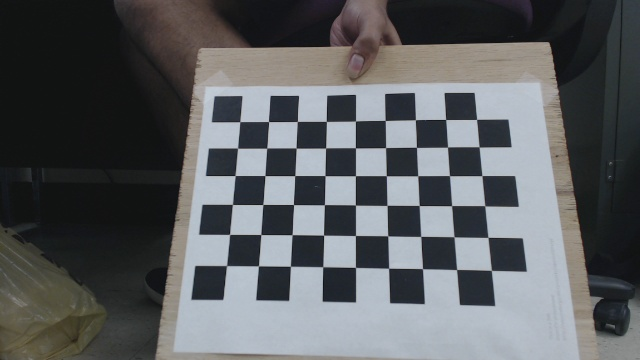
#> input picture left_imgs/left1.jpg, 640 x 360 px; its folder holds 4 pictures in this run
$ python stereoCalib.py
#> lines starting #> are read from the running program, lines starting #| are printed output that depends on the picture; after the words box and inside, x2 and y2 are one past the last pixel; in counts of white or black regions, pixels touching at a corner belong together; pictures that were not available may be replaced by others from this repository, and a replacement may not be noted
import numpy as np
import cv2 as cv
import os
import time

leftcam_filepath = os.path.join(os.getcwd(), "left_imgs")
rightcam_filepath = os.path.join(os.getcwd(), "right_imgs")
chessboardRow = 6
chessboardCol = 9
squareSize = 24.23  # unit:mm


'''1. Get the object points and image points'''
# Set virtual object point
objp = np.zeros((chessboardRow*chessboardCol, 3), np.float32)
objp[:, :2] = np.mgrid[0:chessboardRow, 0:chessboardCol].T.reshape(-1, 2)
objp = objp*squareSize

objpts = []
imgpts_leftcam = []
imgpts_rightcam = []

leftcam_img = os.listdir(leftcam_filepath)
leftcam_img.sort()
rightcam_img = os.listdir(rightcam_filepath)
rightcam_img.sort()

start_time = time.time()
count = 0
flag = cv.CALIB_CB_ADAPTIVE_THRESH + cv.CALIB_CB_NORMALIZE_IMAGE + cv.CALIB_CB_FAST_CHECK
criteria = (cv.TERM_CRITERIA_EPS + cv.TERM_CRITERIA_MAX_ITER, 30, 0.01)

print("Chessboard detection start.")
for imgname_l, imgname_r in zip(leftcam_img, rightcam_img):
     img_l = cv.imread(os.path.join(leftcam_filepath, imgname_l))
#> img_l is the input picture: shape (360, 640, 3); mean B, G, R 96, 93.7, 91.3
     gray_l = cv.cvtColor(img_l, cv.COLOR_BGR2GRAY)
     ret_l, corners_l = cv.findChessboardCorners(gray_l, (chessboardRow, chessboardCol), flag)
#> ret_l = True; corners_l = 54 rows, first 8: [226.6, 265.6], [229.6, 234.4], [232.4, 204.4], [235.1, 175.5], [237.5, 148.1], [239.8, 121.7], [258.4, 265.8], [260.8, 234.5]

     img_r = cv.imread(os.path.join(rightcam_filepath, imgname_r))
     gray_r = cv.cvtColor(img_r, cv.COLOR_BGR2GRAY)
     ret_r, corners_r = cv.findChessboardCorners(gray_r, (chessboardRow, chessboardCol), flag)
#> ret_r = True; corners_r has the same summary as corners_l

     if ret_l is True and ret_r is True:
         objpts.append(objp)
         corners_refined_l = cv.cornerSubPix(gray_l, corners_l, (11, 11), (-1, -1), criteria)
#> corners_refined_l = 54 rows, first 8: [226.5, 265.6], [229.6, 234.4], [232.4, 204.4], [235.1, 175.6], [237.6, 148.2], [239.8, 121.7], [258.5, 265.8], [260.8, 234.5]
         imgpts_leftcam.append(corners_refined_l)

         corners_refined_r = cv.cornerSubPix(gray_r, corners_r, (11, 11), (-1, -1), criteria)
#> corners_refined_r has the same summary as corners_refined_l
         imgpts_rightcam.append(corners_refined_r)

         count += 1

print (str(count) + " pairs successfully detected.")


'''2. Get single camera intrinsic matrix and distortion coefficients'''
criteria = (cv.TERM_CRITERIA_EPS + cv.TERM_CRITERIA_MAX_ITER, 100, 1e-05)
flag = cv.CALIB_FIX_ASPECT_RATIO + cv.CALIB_ZERO_TANGENT_DIST + cv.CALIB_USE_INTRINSIC_GUESS + \
       cv.CALIB_FIX_K3 + cv.CALIB_FIX_K4 + cv.CALIB_FIX_K5
print("Calibrate left camera.")
retval1 = cv.initCameraMatrix2D(objpts, imgpts_leftcam, gray_l.shape[::-1], 0)
#> retval1 = [[417.6, 0, 319.5], [0, 409.8, 179.5], [0, 0, 1]]
ret_l, mtx_l, dist_l, rvecs_l, tvecs_l = cv.calibrateCamera(objpts, imgpts_leftcam, gray_l.shape[::-1], retval1,
                                                            None, flags=flag, criteria=criteria)
#> ret_l = 0.157; mtx_l = [[318.5, 0, 329.5], [0, 312.5, 204.3], [0, 0, 1]]; dist_l = [[0.0674, -0.103, 0, 0, 0]]; rvecs_l = ([-0.226, -0.14, -1.55],); tvecs_l = ([-77.51, 47.11, 241.7],)
print("Calibrate right camera.")
retval2 = cv.initCameraMatrix2D(objpts, imgpts_leftcam, gray_l.shape[::-1], 0)
#> retval2 = [[417.6, 0, 319.5], [0, 409.8, 179.5], [0, 0, 1]]
ret_r, mtx_r, dist_r, rvecs_r, tvecs_r = cv.calibrateCamera(objpts, imgpts_rightcam, gray_r.shape[::-1], retval2,
                                                            None, flags=flag, criteria=criteria)
#> ret_r = 0.157; mtx_r = [[318.5, 0, 329.5], [0, 312.5, 204.3], [0, 0, 1]]; dist_r = [[0.0674, -0.103, 0, 0, 0]]; rvecs_r = ([-0.226, -0.14, -1.55],); tvecs_r = ([-77.51, 47.11, 241.7],)
'''
# Check the single camera calibration result, left here
maps = cv.initUndistortRectifyMap(mtx_l, dist_l, None, mtx_l, gray_l.shape[::-1], cv.CV_16SC2)
for imgname_l in leftcam_img:
    img_l = cv.imread(leftcam_filepath + '/' + imgname_l)
    dst = cv.remap(img_l, maps[0], maps[1], cv.INTER_LINEAR)
    cv.imshow('imgl', img_l)
    cv.imshow('res', dst)
    cv.waitKey(0)
'''


'''3. Start the stereo calibration, compute the corresponding parameters, get the
      rectifying parameters, saving the parameters, and rectified results.'''
print("Stereo calibration.")
flag = cv.CALIB_USE_INTRINSIC_GUESS + cv.CALIB_SAME_FOCAL_LENGTH + cv.CALIB_FIX_ASPECT_RATIO + cv.CALIB_ZERO_TANGENT_DIST
retval, cameraMatrix1, distCoeffs1, cameraMatrix2, distCoeffs2,  R, T, E, F = cv.stereoCalibrate(objpts,
                          imgpts_leftcam, imgpts_rightcam, mtx_l, dist_l, mtx_r, dist_r, gray_l.shape[::-1],
                          flags=flag, criteria=criteria)
#> retval = 0.156; cameraMatrix1 = [[318.4, 0, 329.4], [0, 312.4, 204.3], [0, 0, 1]]; distCoeffs1 = [[0.0843, -0.232, 0, 0, 0.269]]; cameraMatrix2 = [[318.4, 0, 329.4], [0, 312.4, 204.3], [0, 0, 1]]; distCoeffs2 = [[0.0845, -0.233, 0, 0, 0.271]]; R = [[1, -1.39e-06, 1.14e-05], [1.38e-06, 1, 1.12e-05], [-1.14e-05, -1.12e-05, 1]]; T = [0.0047, 0.0016, 0.00283]; E = [[-2.21e-08, -0.00283, 0.0016], [0.00283, 4.85e-08, -0.0047], [-0.0016, 0.0047, 3.43e-08]]; F = [[-7.96e-06, -1.04, 396.1], [1.04, 1.82e-05, -892.8], [-396.1, 892.8, 1]]

R1, R2, P1, P2, Q, validPixROI1, validPixROI2 = cv.stereoRectify(cameraMatrix1, distCoeffs1, cameraMatrix2,
                distCoeffs2, gray_l.shape[::-1], R, T, flags=cv.CALIB_ZERO_DISPARITY, alpha=0, newImageSize=(0, 0))
#> R1 = [[0.822, 0.28, 0.496], [-0.28, 0.957, -0.0761], [-0.496, -0.0761, 0.865]]; R2 has the same summary as R1; P1 = [[1054.2, 0, -65.04, 0], [0, 1054.2, 265.8, 0], [0, 0, 1, 0]]; P2 = [[1054.2, 0, -65.04, 6.03], [0, 1054.2, 265.8, 0], [0, 0, 1, 0]]; Q = [[1, 0, 0, 65.04], [0, 1, 0, -265.8], [0, 0, 0, 1054.2], [0, 0, -175, 0]]; validPixROI1 = (0, 0, 640, 360); validPixROI2 = (0, 0, 640, 360)

# save the rectified parameters
np.savez('stereoParams.npz', M1=cameraMatrix1, M2=cameraMatrix2, D1=distCoeffs1, D2=distCoeffs2,
         R1=R1, R2=R2, P1=P1, P2=P2, ROI1=validPixROI1, ROI2=validPixROI2)

end_time = time.time()
print("Elapsed time : " + str(end_time - start_time) + " s")

# test and show the result
leftmaps = cv.initUndistortRectifyMap(cameraMatrix1, distCoeffs1, R1, P1, gray_l.shape[::-1], cv.CV_16SC2)
rightmaps = cv.initUndistortRectifyMap(cameraMatrix2, distCoeffs2, R2, P2, gray_l.shape[::-1], cv.CV_16SC2)
# get the valid region manually
y1 = max(validPixROI1[0], validPixROI2[0])
#> y1 = 0
x1 = max(validPixROI1[1], validPixROI2[1])
#> x1 = 0
y2 = min(validPixROI1[0] + validPixROI1[2], validPixROI2[0] + validPixROI2[2])
#> y2 = 640
x2 = min(validPixROI1[1] + validPixROI1[3], validPixROI2[1] + validPixROI2[3])
#> x2 = 360

flag = cv.CALIB_CB_ADAPTIVE_THRESH + cv.CALIB_CB_NORMALIZE_IMAGE + cv.CALIB_CB_FAST_CHECK
for imgname_l, imgname_r, imgpts_l in zip(leftcam_img, rightcam_img, imgpts_leftcam):
    img_l = cv.imread(os.path.join(leftcam_filepath, imgname_l))
    img_r = cv.imread(os.path.join(rightcam_filepath, imgname_r))
    img_l_remap = cv.remap(img_l, leftmaps[0], leftmaps[1], cv.INTER_LINEAR)
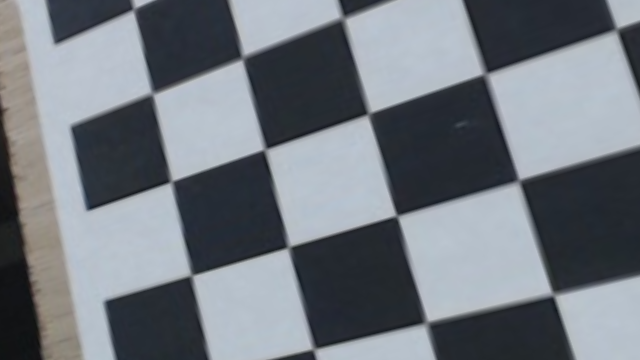
#> img_l_remap: shape (360, 640, 3); mean B, G, R 127.9, 120.5, 114.4
    img_r_remap = cv.remap(img_r, rightmaps[0], rightmaps[1], cv.INTER_LINEAR)
    # [4 lines of commented-out code are left out]
    full_image_original = np.concatenate((img_l, img_r), 1)
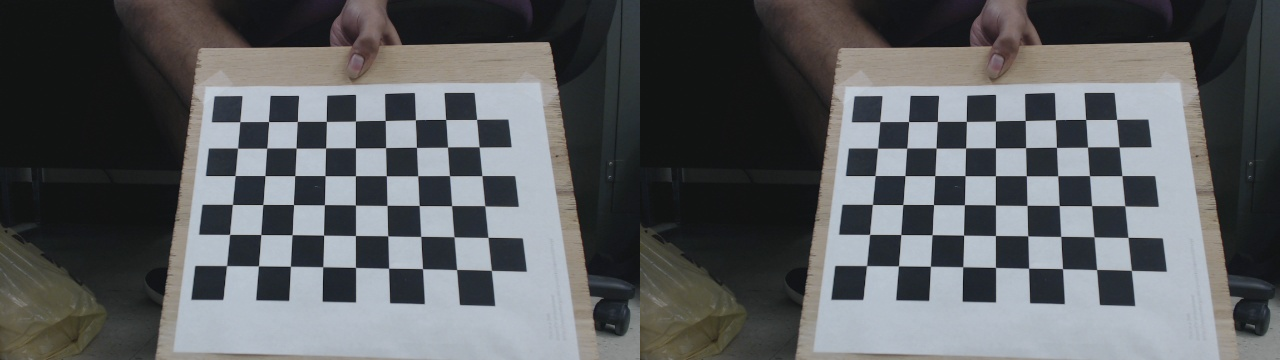
#> full_image_original: shape (360, 1280, 3); mean B, G, R 96, 93.7, 91.3
    full_image = np.concatenate((img_l_remap, img_r_remap), 1)
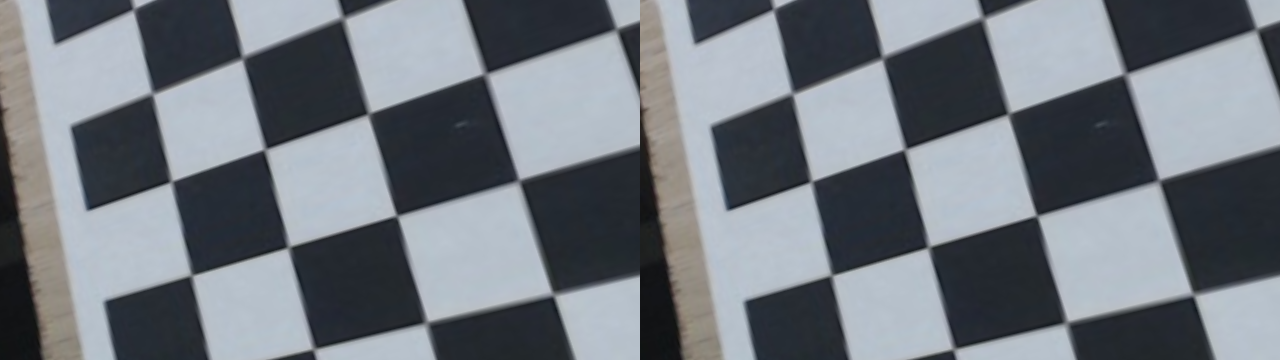
#> full_image: shape (360, 1280, 3); mean B, G, R 127.9, 120.5, 114.4

    # draw the check line
    cv.circle(full_image_original, tuple(imgpts_l[0][0]), 3, (0, 0, 255), 1)
#> full_image_original: shape (360, 1280, 3); under 0.01% of pixels changed, all inside (x1, y1, x2, y2) = (223, 262, 230, 269)
    cv.line(full_image_original, (0, int(imgpts_l[0][0][1])),
            (full_image_original.shape[1], int(imgpts_l[0][0][1])), (0, 0, 255), 1)
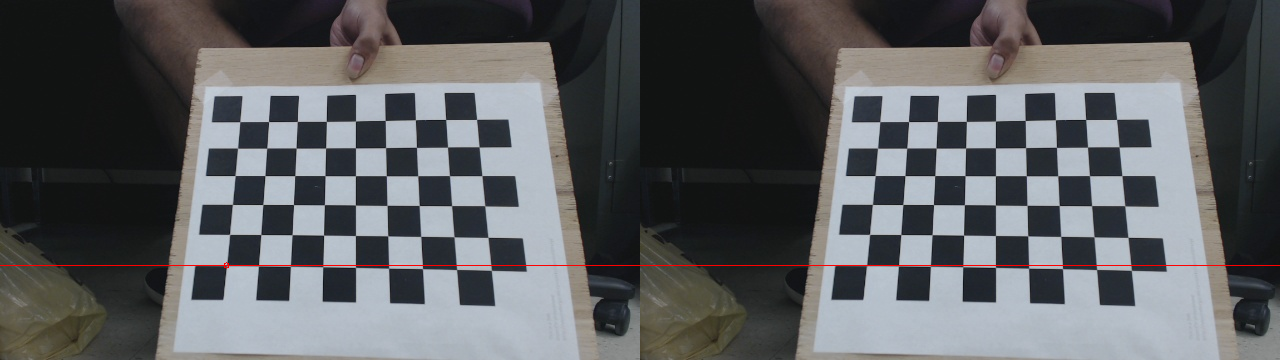
#> full_image_original: shape (360, 1280, 3); mean B, G, R 95.7, 93.4, 91.7
    gray_l_remap = cv.cvtColor(img_l_remap, cv.COLOR_BGR2GRAY)
    ret_l, corners_l = cv.findChessboardCorners(gray_l_remap, (chessboardRow, chessboardCol), flag)
#> ret_l = False; corners_l = None
    gray_r_remap = cv.cvtColor(img_r_remap, cv.COLOR_BGR2GRAY)
    ret_r, corners_r = cv.findChessboardCorners(gray_r_remap, (chessboardRow, chessboardCol), flag)
#> ret_r = False; corners_r = None
    if ret_l is True and ret_r is True:
        cv.circle(full_image, tuple(corners_l[0][0]), 3, (0, 0, 255), 1)
        cv.circle(full_image, (int(corners_r[0][0][0]) + img_l.shape[1], int(corners_r[0][0][1])), 3, (255, 0, 0), 1)
        cv.line(full_image, (0, int(corners_l[0][0][1])),
                (full_image.shape[1], int(corners_l[0][0][1])), (0, 0, 255), 1)

    result_image = np.concatenate((full_image_original, full_image), 0)
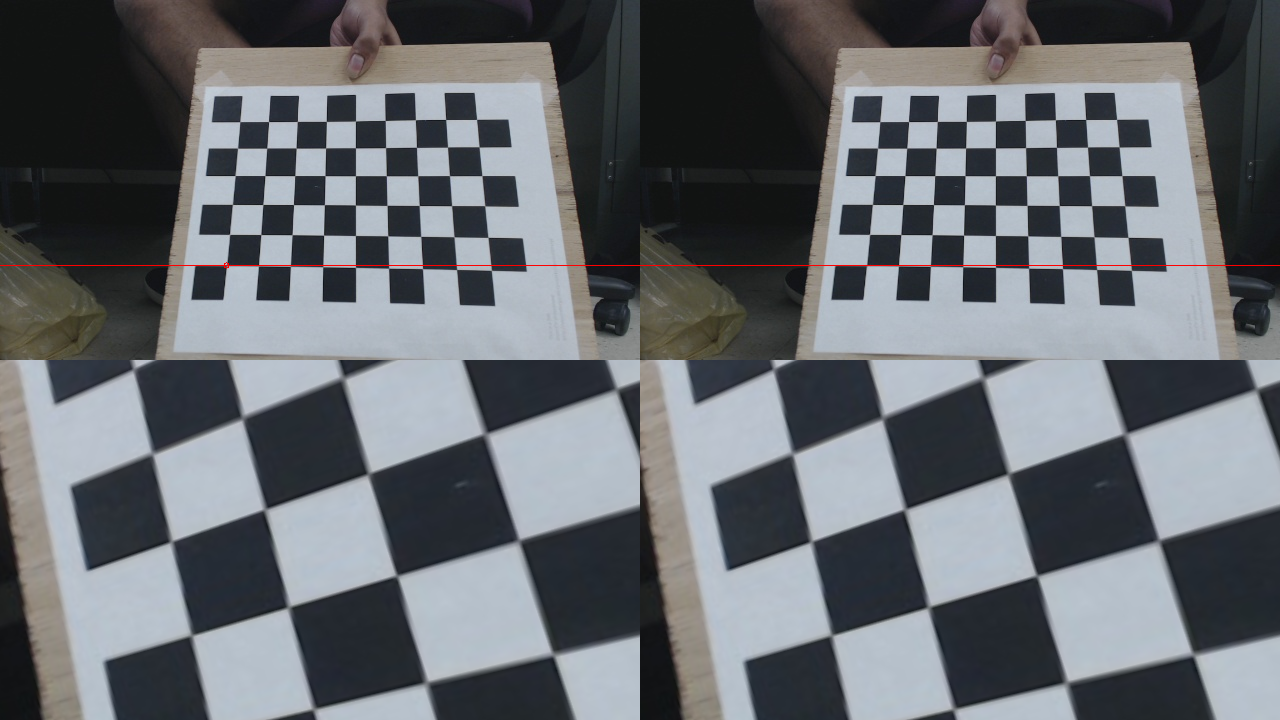
#> result_image: shape (720, 1280, 3); mean B, G, R 111.8, 107, 103.1

    cv.namedWindow('res', cv.WINDOW_NORMAL)
    cv.imshow('res', result_image)
    cv.waitKey(0)
